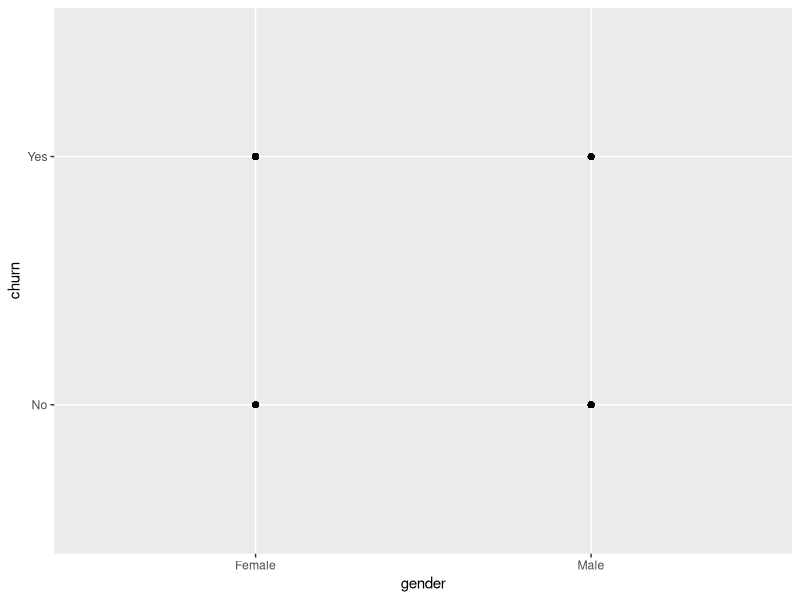
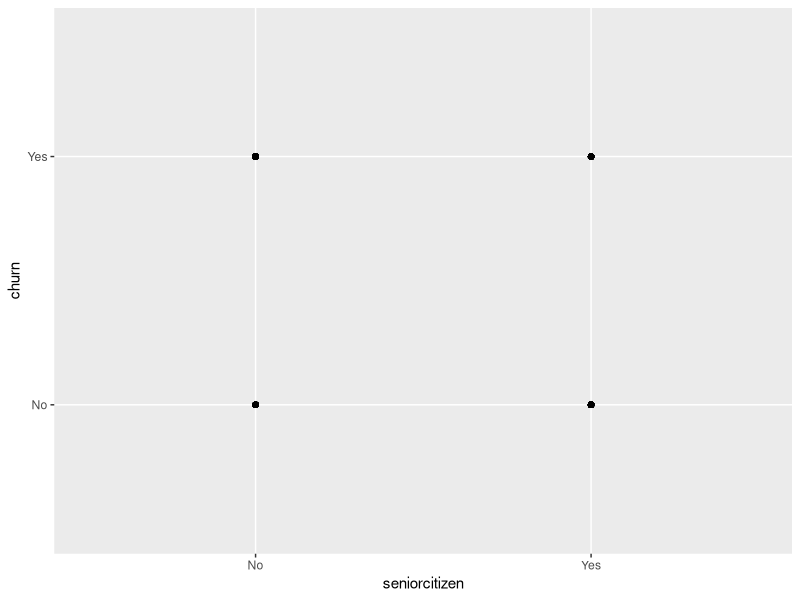
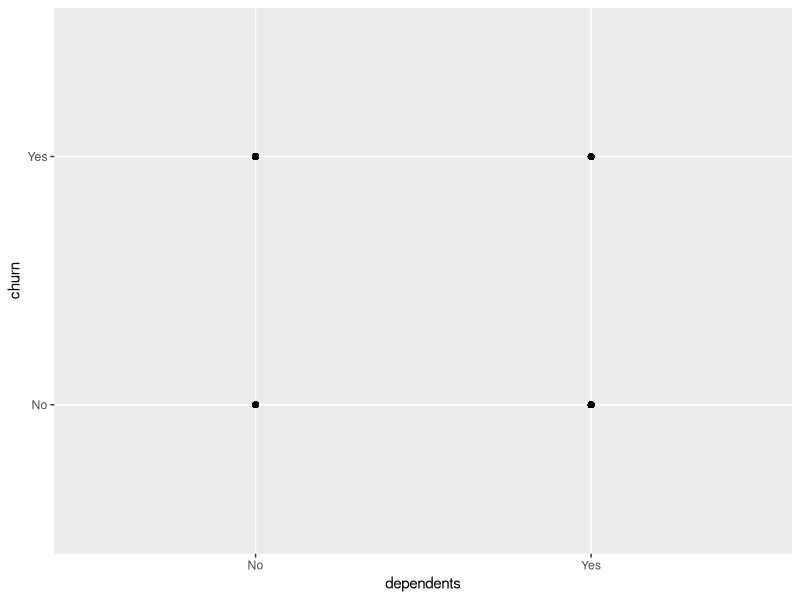
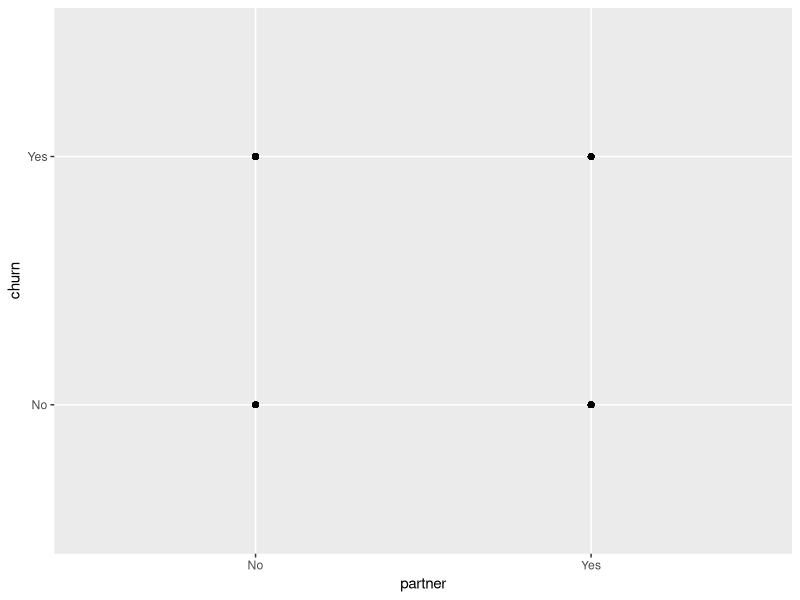
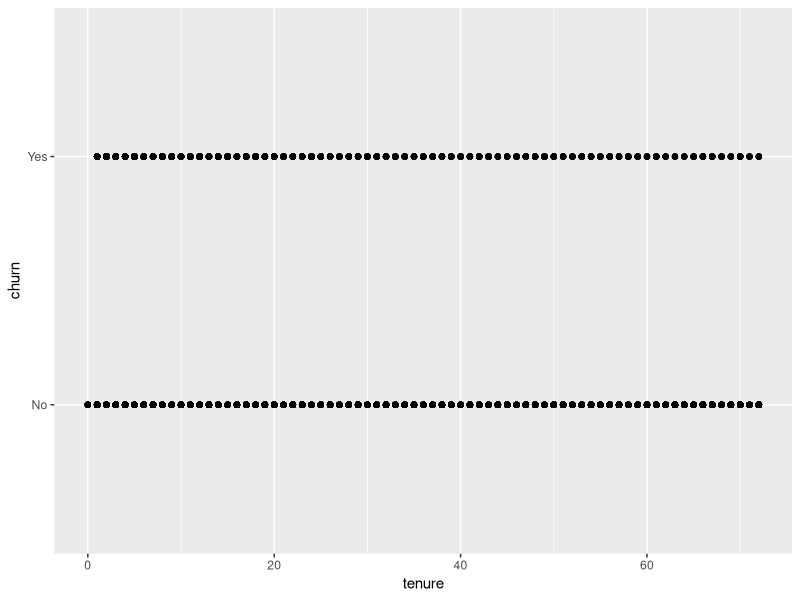
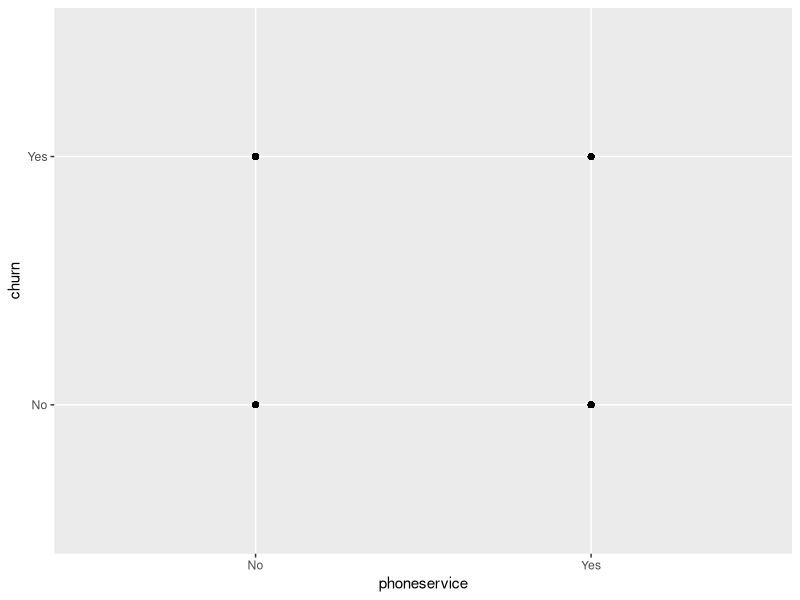
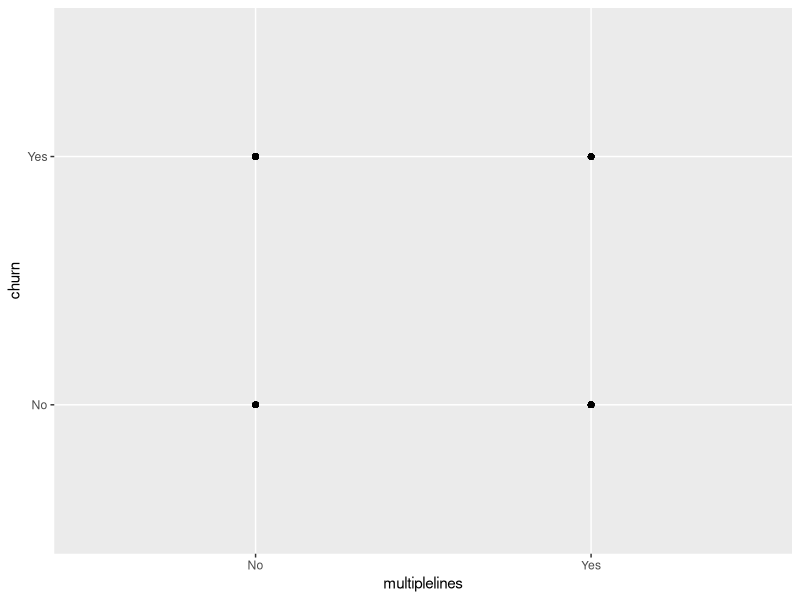
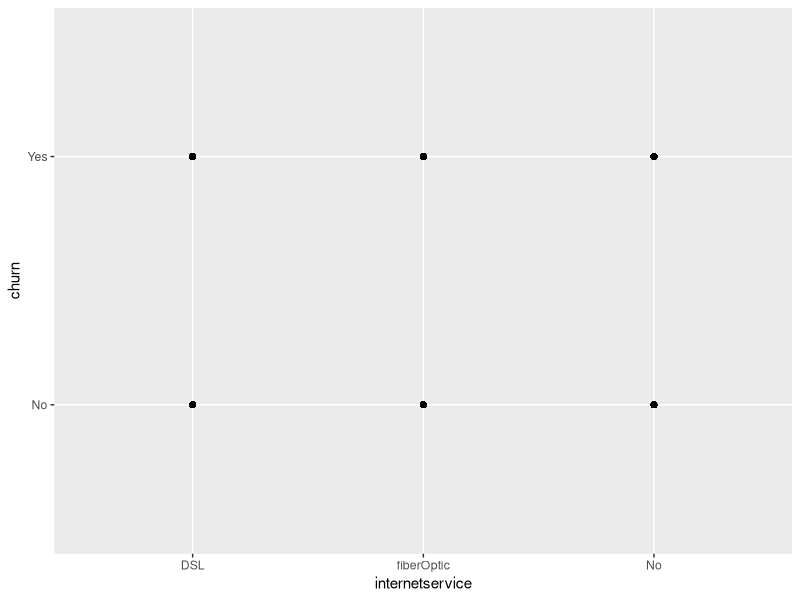

Write the R code that produced these figures, in order. (Note: this script raises an error after producing the figures.)
## ---- chunk 1
library(dplyr)# Load the data
cd <- read.csv(file = "cleanData.csv", header = TRUE, sep = ",", 
                stringsAsFactors = T)

print("ORIGIN DATA")

summary(cd)
## ---- chunk 2
fit <- glm(churn ~ . -paymentmethodAuto -tenure3 -tenure4, data = cd, family = "binomial")
summary(fit)
## ---- chunk 3
fit <- glm(churn ~ . -tenure -paymentmethodAuto -tenure4, data = cd, family = "binomial")
summary(fit)
## ---- chunk 4
fit <- glm(churn ~ . -tenure -paymentmethodAuto -tenure3, data = cd, family = "binomial")
summary(fit)
## ---- chunk 5
fit <- glm(churn ~ . -paymentmethod -tenure3 -tenure4, data = cd, family = "binomial")
summary(fit)
## ---- chunk 6
fit <- glm(churn ~ . -tenure -paymentmethod -tenure4, data = cd, family = "binomial")
summary(fit)
## ---- chunk 7
fit <- glm(churn ~ . -tenure -paymentmethod -tenure3, data = cd, family = "binomial")
summary(fit)
## ---- chunk 8
library(ggplot2)

ggplot(cd, aes(x = gender, y = churn)) + geom_point()

ggplot(cd, aes(x = seniorcitizen, y = churn)) + geom_point()

ggplot(cd, aes(x = dependents, y = churn)) + geom_point()

ggplot(cd, aes(x = partner, y = churn)) + geom_point()

ggplot(cd, aes(x = tenure, y = churn)) + geom_point()

ggplot(cd, aes(x = phoneservice, y = churn)) + geom_point()

ggplot(cd, aes(x = multiplelines, y = churn)) + geom_point()

ggplot(cd, aes(x = internetservice, y = churn)) + geom_point()

ggplot(cd, aes(x = onlinebackup, y = churn)) + geom_point()

ggplot(cd, aes(x = onlinesecurity, y = churn)) + geom_point()

ggplot(cd, aes(x = deviceprotection, y = churn)) + geom_point()

ggplot(cd, aes(x = techsupport, y = churn)) + geom_point()

ggplot(cd, aes(x = streamingtv, y = churn)) + geom_point()

ggplot(cd, aes(x = streamingmovies, y = churn)) + geom_point()

ggplot(cd, aes(x = contract, y = churn)) + geom_point()

ggplot(cd, aes(x = paperlessbilling, y = churn)) + geom_point()

ggplot(cd, aes(x = monthlycharges, y = churn)) + geom_point()

ggplot(cd, aes(x = totalcharges, y = churn)) + geom_point()

ggplot(cd, aes(x = paymentmethod, y = churn)) + geom_point()

ggplot(cd, aes(x = paymentmethodA, y = churn)) + geom_point()

ggplot(cd, aes(x = paymentmethodB, y = churn)) + geom_point()

ggplot(cd, aes(x = tenure4, y = churn)) + geom_point()

ggplot(cd, aes(x = tenure3, y = churn)) + geom_point()

